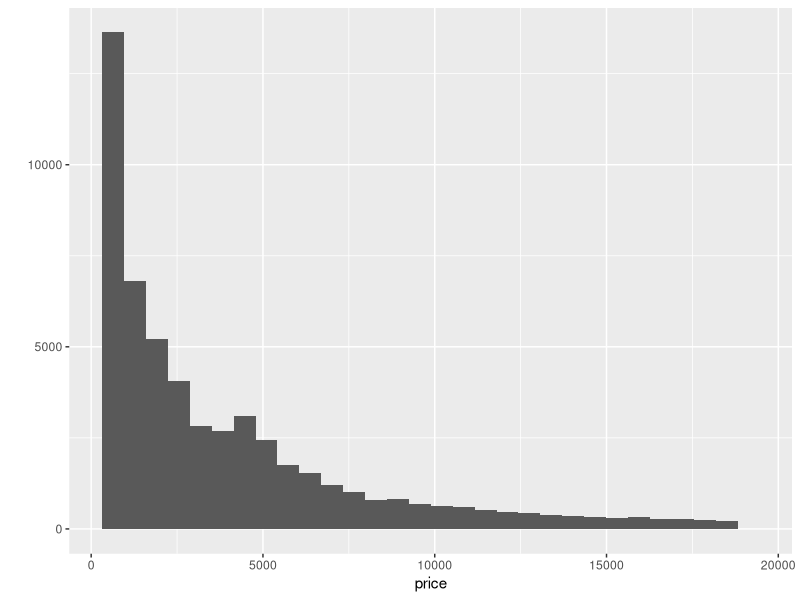
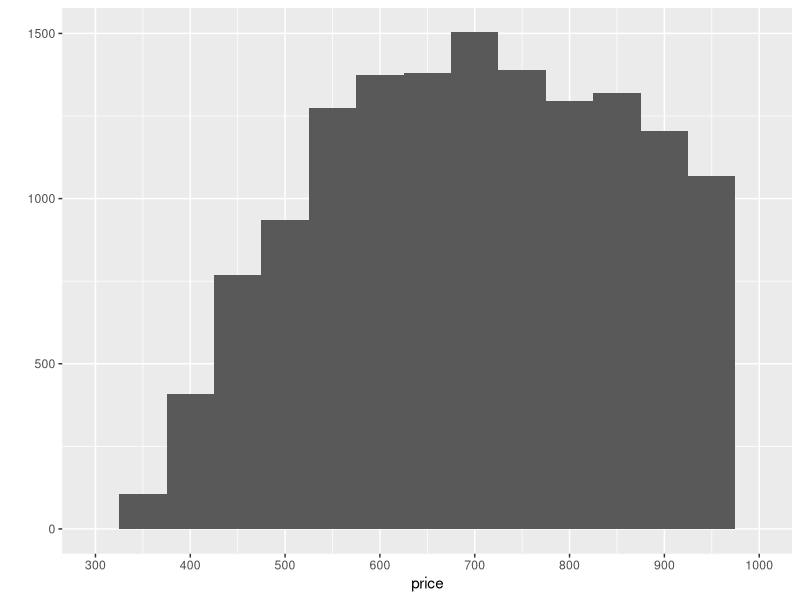
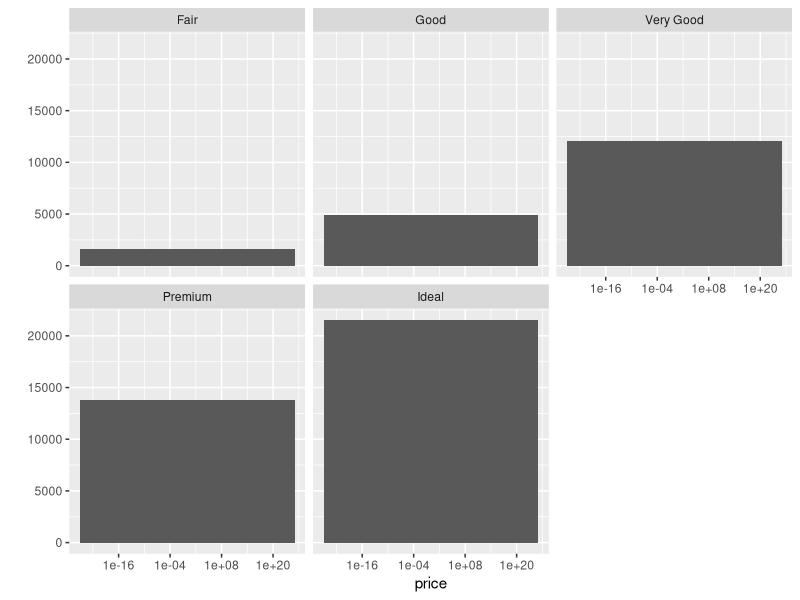

Reproduce these figures in R, in order.
## ---- chunk 1
knitr::opts_chunk$set(echo = TRUE)
## ---- chunk 2
library(ggplot2) #must load the ggplot package first
data("diamonds") #loads the diamonds data set since it comes with the ggplot package
?diamonds
## ---- chunk 3
qplot(x=price,data=diamonds)
## ---- chunk 4
summary(diamonds$price)
## ---- chunk 5
sum(diamonds$price<500)
sum(diamonds$price<250)
sum(diamonds$price>=15000)


## ---- chunk 6
qplot(x=price,data=diamonds ,binwidth =50)+
  scale_x_continuous(limits = c(300, 1000), breaks = seq(300, 20000, 100))
## ---- chunk 7
qplot(x=price,data=diamonds ,binwidth =50)+
  scale_x_continuous(breaks = seq(300, 20000, 100))+
  scale_x_log10()+
  facet_wrap(~cut)
